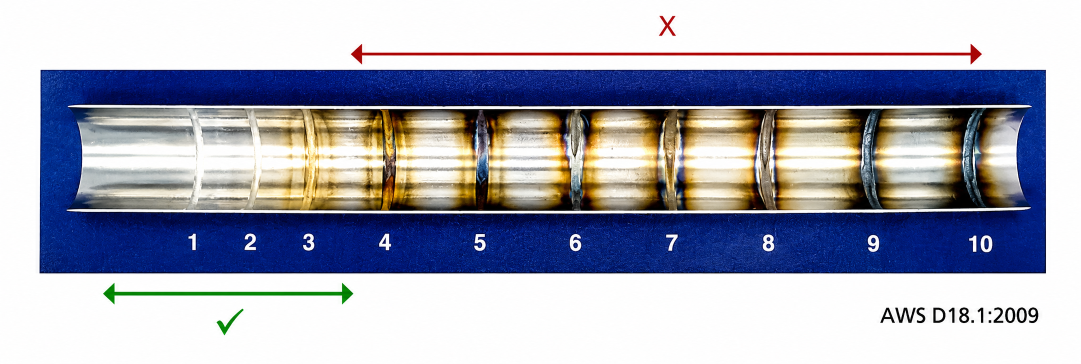
#> input picture assets/images/oxide-color-ref.jpg, 2161 x 728 px (shown at 1/2 size)
$ python -i predict-wqis-acceptance-local.py   (imports and definitions only)
#> lines starting #> are read from the running program, lines starting #| are printed output that depends on the picture
import json
import math
import sys
from pathlib import Path

from PIL import Image, ImageStat


# [2 lines not run here, left out]

MODEL_PATH = Path(__file__).resolve().parents[1] / "local-ai" / "wqis-acceptance-model.json"


def image_features(path):
#> called with path = '../assets/images/oxide-color-ref.jpg'
    with Image.open(path) as img:
#> img is the input picture: PIL image 2161x728 RGB; mean R, G, B 166.4, 169, 184.6
        img = img.convert("RGB")
        small = img.resize((32, 32), Image.Resampling.BILINEAR)
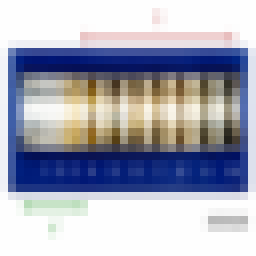
#> small: PIL image 32x32 RGB (shown 8 times larger); mean R, G, B 166.3, 169, 184.6
        gray = small.convert("L")
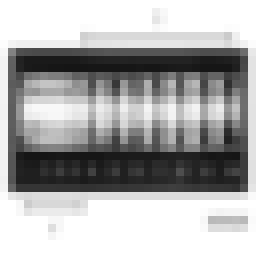
#> gray: PIL image 32x32 L (shown 8 times larger); min 20, max 254, mean 170
        hsv = small.convert("HSV")
#> hsv: PIL image 32x32 HSV; mean H, S, V 77.1, 71, 194.1

        stat_rgb = ImageStat.Stat(small)
        stat_gray = ImageStat.Stat(gray)
        stat_hsv = ImageStat.Stat(hsv)

        features = []
        features.extend([v / 255.0 for v in stat_rgb.mean])
        features.extend([v / 255.0 for v in stat_rgb.stddev])
        features.append(stat_gray.mean[0] / 255.0)
        features.append(stat_gray.stddev[0] / 255.0)
        features.append(stat_hsv.mean[1] / 255.0)
        features.append(stat_hsv.mean[2] / 255.0)

        hist = gray.histogram()
#> hist = 256 values, max 309 at index 254, min 0 at index 0, mean 4
        total = max(1, sum(hist))
#> total = 1024
        for start in range(0, 256, 16):
            features.append(sum(hist[start:start + 16]) / total)
#> after the loop, features = 26 values, max 0.761 at index 9, min 0 at index 10, mean 0.233

        if hasattr(gray, "get_flattened_data"):
            pixels = list(gray.get_flattened_data())
        else:
            pixels = list(gray.getdata())
#> pixels = 1024 values, max 254 at index 0, min 20 at index 265, mean 170

        for by in range(0, 32, 4):
            for bx in range(0, 32, 4):
                values = []
                for y in range(by, by + 4):
                    row = y * 32
                    for x in range(bx, bx + 4):
                        values.append(pixels[row + x])
                features.append((sum(values) / len(values)) / 255.0)
#> after the loop, features = 90 values, max 0.996 at index 26, min 0 at index 10, mean 0.541

        for by in range(0, 32, 8):
            for bx in range(0, 32, 8):
                energy = 0
                count = 0
                for y in range(by, by + 7):
                    row = y * 32
                    next_row = (y + 1) * 32
                    for x in range(bx, bx + 7):
                        gx = abs(pixels[row + x + 1] - pixels[row + x])
                        gy = abs(pixels[next_row + x] - pixels[row + x])
                        energy += gx + gy
                        count += 2
                features.append((energy / max(1, count)) / 255.0)
#> after the loop, features = 106 values, max 0.996 at index 26, min 0 at index 10, mean 0.472

        return features


# [36 lines left out: function color_guard_features, not called in this run]


def normalize(vec, means, stds):
    return [(v - means[i]) / stds[i] for i, v in enumerate(vec)]


def euclidean(a, b):
    return math.sqrt(sum((x - y) ** 2 for x, y in zip(a, b)))


# [49 lines left out: functions predict, main, not called in this run]


# [2 lines not run here, left out]

>>> result = image_features('../assets/images/oxide-color-ref.jpg')
#> result has the same summary as features in image_features
